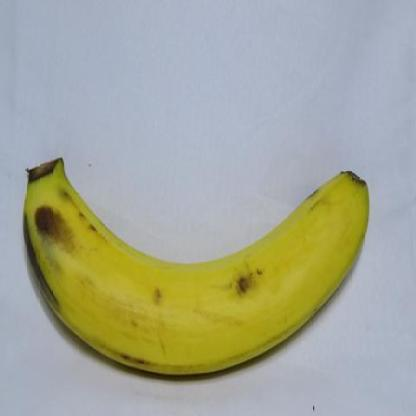
#> input picture Banana Ripeness Classification Dataset/ripe/musa-acuminata-freshripe-43de8667-2653-11ec-a9f3-d8c4975e38aa_jpg.rf.e56f620664ffe3e56f85df2c683ada8d.jpg, 416 x 416 px; its folder holds only this picture in this run
$ jupyter execute --allow-errors pp2_klasifikasi_pisang.ipynb   (older library calls are emulated)
#> lines starting #> are read from the running program, lines starting #| are printed output that depends on the picture
<h2>Klasifikasi Tingkat Kematangan Buah Pisang</h2>
<h3>PP2: Grayscale + Deteksi Tepi Prewitt + Threshold</h3>
<h3>Ekstraksi Fitur GLCM | Klasifikasi: KNN, SVM, Random Forest</h3>

## Import Library

[cell 1]
import os
import cv2 as cv
import numpy as np
import pandas as pd
import matplotlib.pyplot as plt
import seaborn as sns
from tqdm import tqdm
from matplotlib.colors import LinearSegmentedColormap

from skimage.feature import graycomatrix, graycoprops
from scipy.stats import entropy

from sklearn.metrics import accuracy_score, precision_score, recall_score, f1_score
from sklearn.model_selection import train_test_split
from sklearn.neighbors import KNeighborsClassifier
from sklearn.svm import SVC
from sklearn.ensemble import RandomForestClassifier
from sklearn.metrics import (accuracy_score, precision_score, recall_score,
                             f1_score, confusion_matrix, ConfusionMatrixDisplay,
                             classification_report)

Code di atas digunakan untuk mengimpor berbagai library yang dibutuhkan dalam proyek **Pengolahan Citra Digital (PCD)**, yang berfokus pada preprocessing citra dan ekstraksi fitur tekstur menggunakan metode Gray Level Co-occurrence Matrix (GLCM). Library `cv2` dari OpenCV digunakan untuk membaca dan memproses citra, sementara `numpy` dan `pandas` digunakan untuk manipulasi data numerik dan struktur DataFrame. Visualisasi hasil pengolahan dilakukan menggunakan `matplotlib.pyplot` dan `seaborn`, terutama untuk menampilkan gambar, heatmap korelasi, dan confusion matrix.

Library `scikit-learn` dimanfaatkan untuk proses pembelajaran mesin, meliputi pemisahan data (`train_test_split`), serta evaluasi model dengan metrik seperti akurasi, presisi, recall, dan F1-score. Tiga algoritma klasifikasi yang digunakan adalah Random Forest, SVM, dan KNN.

[cell 2]
DATASET_DIR = "./Banana Ripeness Classification Dataset"
CLASSES     = ["ripe", "rotten", "unripe"]

data      = []
labels    = []
file_name = []

for sub_folder in sorted(os.listdir(DATASET_DIR)):
    sub_folder_path = os.path.join(DATASET_DIR, sub_folder)
    if not os.path.isdir(sub_folder_path):
        continue
    sub_folder_files = os.listdir(sub_folder_path)
    count = 0
    print(sub_folder)
    for filename in tqdm(sub_folder_files):
        if count == 70:
            break
        img_path = os.path.join(sub_folder_path, filename)
        img = cv.imread(img_path)
#> img is the input picture: shape (416, 416, 3); mean B, G, R 151.8, 168.7, 165.5
        if img is not None:
            img = img.astype(np.uint8)
            img = cv.cvtColor(img, cv.COLOR_BGR2GRAY)
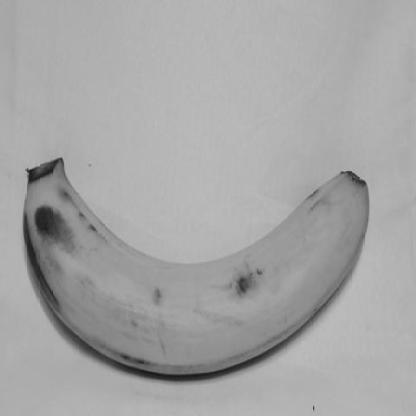
#> img: shape (416, 416); min 22, max 192, mean 165.8
            data.append(img)
            labels.append(sub_folder)
            file_name.append(filename)
            count += 1
labels = np.array(labels)

print("\nJumlah gambar    :", len(data))
#| Jumlah gambar    : 2
print("Jumlah label unik:", len(set(labels)))
for cls in CLASSES:
    print(f"  {cls}: {np.sum(labels == cls)} gambar")

Code di atas digunakan untuk memuat dan membaca gambar dari folder `valid/` yang terdiri dari tiga subfolder kelas: **ripe**, **rotten**, dan **unripe**. Setiap gambar dibaca menggunakan `cv.imread`, kemudian dikonversi dari format BGR (default OpenCV) ke grayscale menggunakan `cv.cvtColor`. Gambar yang berhasil dimuat disimpan ke dalam list `data`, sementara nama file dan labelnya masing-masing disimpan ke `file_name` dan `labels`. Jumlah gambar dibatasi hingga **70 gambar per kelas** untuk menjaga keseimbangan data.

Output menunjukkan bahwa total **210 gambar** berhasil dimuat, dengan masing-masing kelas (ripe, rotten, dan unripe) memiliki 70 gambar dan jumlah label unik yang terdeteksi adalah 3, sesuai dengan jumlah subfolder dalam dataset.

## Data Understanding

Code di bawah digunakan untuk membuat visualisasi distribusi jumlah citra pada setiap kelas dalam dataset pisang menggunakan diagram batang (bar chart). Variabel `unique` dan `counts` diperoleh dari `np.unique(labels, return_counts=True)` yang secara otomatis menghitung jumlah kemunculan tiap label tanpa perlu menghitung manual. Diagram batang dibuat menggunakan `plt.bar()` dengan warna berbeda untuk tiap kelas (ripe, rotten, unripe) agar mudah dibedakan secara visual. Jumlah citra tiap kelas juga ditampilkan langsung di atas masing-masing batang menggunakan `plt.text()` untuk memudahkan pembacaan data. Judul, label sumbu X dan Y ditambahkan untuk memberikan konteks yang jelas pada visualisasi.

[cell 3]
unique, counts = np.unique(labels, return_counts=True)
colors_bar = ["#a6e3a1", "#f38ba8", "#89b4fa"]

plt.figure(figsize=(6, 4))
bars = plt.bar(unique, counts, color=colors_bar, edgecolor="white", width=0.5)
for bar, val in zip(bars, counts):
    plt.text(bar.get_x() + bar.get_width()/2, bar.get_height() + 1,
             str(val), ha="center", va="bottom", fontweight="bold")
plt.title("Distribusi Dataset Pisang", fontweight="bold")
plt.xlabel("Kelas")
plt.ylabel("Jumlah Gambar")
plt.tight_layout()
plt.show()
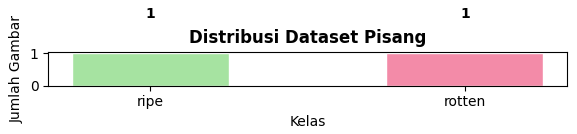
#> figure drawn by matplotlib, 1 panel

Code di bawah digunakan untuk menampilkan 10 sampel gambar grayscale dari masing-masing kelas (ripe, rotten, dan unripe) dalam bentuk grid 3×10. Setiap baris mewakili satu kelas dengan nama kelas yang ditampilkan di sisi kiri sebagai label sumbu Y. Gambar dipilih menggunakan list comprehension yang memfilter `data` berdasarkan `labels`, kemudian divisualisasikan dalam skala abu-abu

[cell 4]
fig, axes = plt.subplots(3, 10, figsize=(20, 7))
fig.suptitle("Sampel Gambar Grayscale per Kelas", fontsize=13, fontweight="bold")

for row, cls in enumerate(CLASSES):
    cls_imgs = [img for img, lbl in zip(data, labels) if lbl == cls][:10]
    for col, img in enumerate(cls_imgs):
        axes[row][col].imshow(img, cmap="gray")
        axes[row][col].axis("off")
        if col == 0:
            axes[row][col].set_ylabel(cls, fontsize=10, fontweight="bold")

plt.tight_layout()
plt.show()
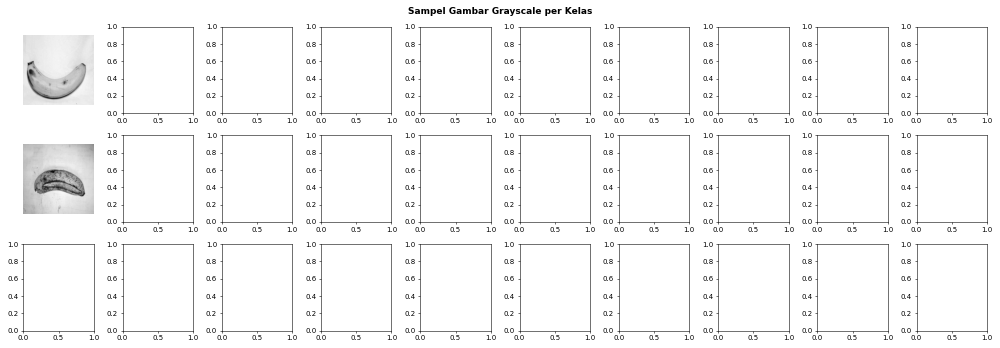
#> figure drawn by matplotlib, 2 panels

### Define Preprocessing Function

[cell 5]
def convolution(img, kernel):
    size = len(kernel)
    pad_size = size // 2
    height, width = img.shape

    padded = np.pad(img, pad_size, mode='constant')
    canvas = np.zeros_like(img, dtype=np.float32)

    for i in range(height):
        for j in range(width):
            total = 0
            for r in range(size):
                for c in range(size):
                    total += int(padded[i + r, j + c]) * kernel[r][c]
            canvas[i][j] = total

    return canvas

# Kernel Prewitt
prewittX = np.array([
    [-1, 0, 1],
    [-1, 0, 1],
    [-1, 0, 1]
], dtype=np.float32)

prewittY = np.array([
    [ 1,  1,  1],
    [ 0,  0,  0],
    [-1, -1, -1]
], dtype=np.float32)

def edge(img, kernelx, kernely):
    gx = convolution(img, kernelx)
    gy = convolution(img, kernely)
    canvas = np.abs(gx) + np.abs(gy)
    canvas = canvas * 255.0 / np.max(canvas)
    return np.clip(canvas, 0, 255).astype(np.uint8)

def treshold(img, batas):
    baris, kolom = img.shape
    canvas = np.zeros_like(img, dtype=np.uint8)
    for i in range(baris):
        for j in range(kolom):
            if img[i, j] > batas:
                canvas[i, j] = 255
            else:
                canvas[i, j] = 0
    return canvas

def prepro2(img_gray):
    """PP2: Grayscale → Deteksi Tepi Prewitt → Threshold"""
    edges  = edge(img_gray, prewittX, prewittY)
    result = treshold(edges, 25)
    return result

Code di atas mendefinisikan seluruh fungsi preprocessing yang digunakan pada **Preprocessing 2 (PP2)**, yaitu konvolusi manual, deteksi tepi Prewitt, threshold, dan fungsi utama `prepro2()`:

1. **`convolution(img, kernel)`**  Melakukan operasi konvolusi secara manual menggunakan numpy. Citra di-padding dengan nol sebesar `pad_size = size // 2` agar ukuran output sama dengan input. Setiap piksel dihitung dengan menjumlahkan hasil perkalian elemen patch sekitarnya dengan kernel.

2. **`prewittX` dan `prewittY`** Dua kernel Prewitt 3×3 untuk mendeteksi tepi secara horizontal dan vertikal. `prewittX` mendeteksi perubahan intensitas arah horizontal (tepi vertikal), sedangkan `prewittY` mendeteksi perubahan arah vertikal (tepi horizontal).

3. **`edge(img, kernelx, kernely)`** Menghitung gradien Gx dan Gy melalui konvolusi manual, menggabungkannya dengan `|Gx| + |Gy|`, lalu menormalisasi hasil ke rentang [0, 255].

4. **`treshold(img, batas)`** Membinarisasi citra hasil deteksi tepi: piksel dengan nilai di atas `batas` diset ke 255 (putih), sisanya menjadi 0 (hitam).

5. **`prepro2(img_gray)`** Fungsi utama PP2 yang menggabungkan seluruh tahapan: deteksi tepi Prewitt lalu threshold dengan nilai 25.

### Preview Hasil Preprocessing

Code di atas menampilkan perbandingan hasil preprocessing tahap demi tahap untuk satu sampel gambar dari masing-masing kelas. Kolom pertama menampilkan citra grayscale asli, kolom kedua menunjukkan hasil deteksi tepi menggunakan operator Prewitt (tampak garis tepi objek pisang), dan kolom ketiga menampilkan hasil binerisasi menggunakan threshold. Visualisasi ini membantu memverifikasi bahwa setiap tahap preprocessing menghasilkan output yang sesuai sebelum diterapkan ke seluruh dataset.

[cell 6]
fig, axes = plt.subplots(3, 3, figsize=(14, 12))
fig.suptitle("PP2: Grayscale → Prewitt → Threshold", fontsize=13, fontweight="bold")

col_titles = ["Grayscale", "Deteksi Tepi Prewitt", "Threshold"]
for col, title in enumerate(col_titles):
    axes[0][col].set_title(title, fontsize=10, fontweight="bold", pad=8)

sample_index = {"ripe": 10, "rotten": 15, "unripe": 4}

#> (the rest of this cell did not finish here and is left out)

[cell 7]
dataPreprocessed = []
for i in range(len(data)):
    dataPreprocessed.append(prepro2(data[i]))
#> this loop made 2 passes
#> pass 1, in convolution, `padded = np.pad(img, pad_size, mode='constant')`:
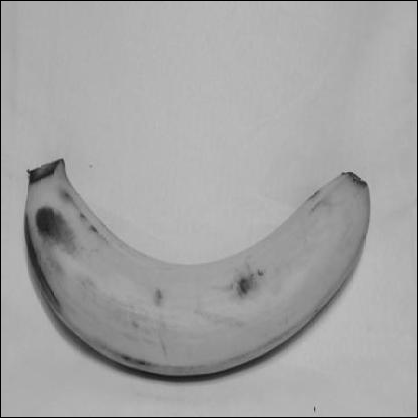
#> padded: shape (418, 418); min 0, max 192, mean 164.2
#> pass 1, in edge, `gx = convolution(img, kernelx)`:
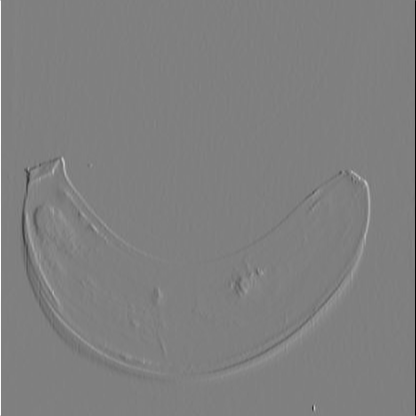
#> gx: shape (416, 416) float32; min -540, max 537, mean 0; drawn with min black and max white
#> pass 1, in edge, `gy = convolution(img, kernely)`:
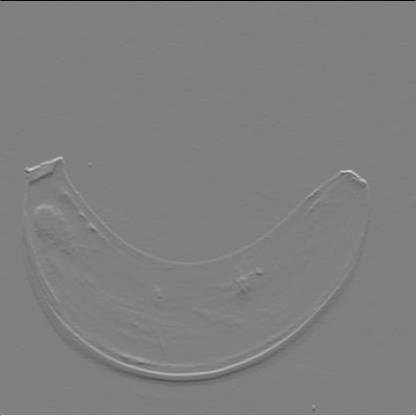
#> gy: shape (416, 416) float32; min -550, max 545, mean 0; drawn with min black and max white
#> after the loop, dataPreprocessed = 2 items

print(f"Total gambar terpreprocessing: {len(dataPreprocessed)}")
#| Total gambar terpreprocessing: 2
#> (the rest of the program and of its run is left out)
